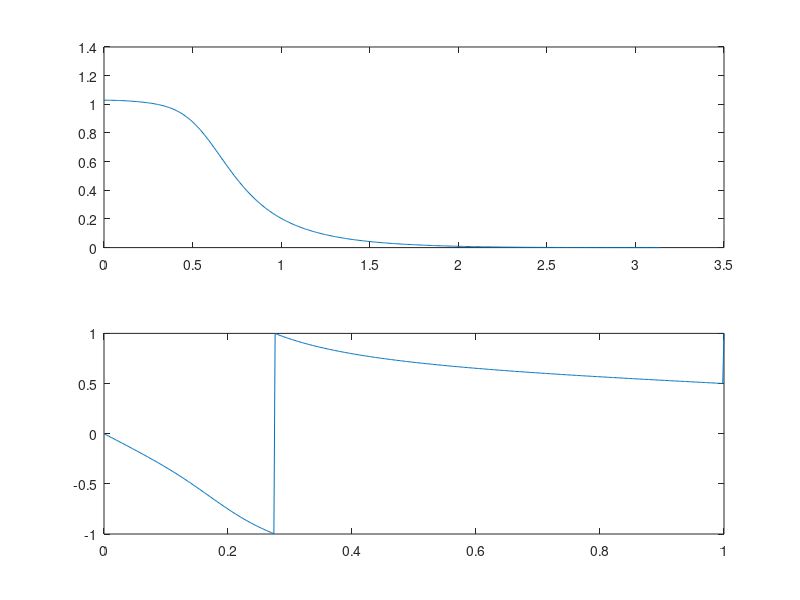

Source code (MATLAB):
% Ex3_16
a = [1, -1.76, 1.18, -0.28];
b = [0.018, 0.054, 0.054, 0.018];
m = 0 : length(b)-1;
l = 0:length(a)-1;
K = 500;
k = 0:1:K;
w = pi*k/K;
num = b * exp(-i * m' * w);
den = a * exp(-i * l' * w);
H = num ./ den;
magH = abs(H);
angH = angle(H);

subplot(2, 1, 1); plot(w, magH);
subplot(2, 1, 2); plot(w/pi, angH/pi);
